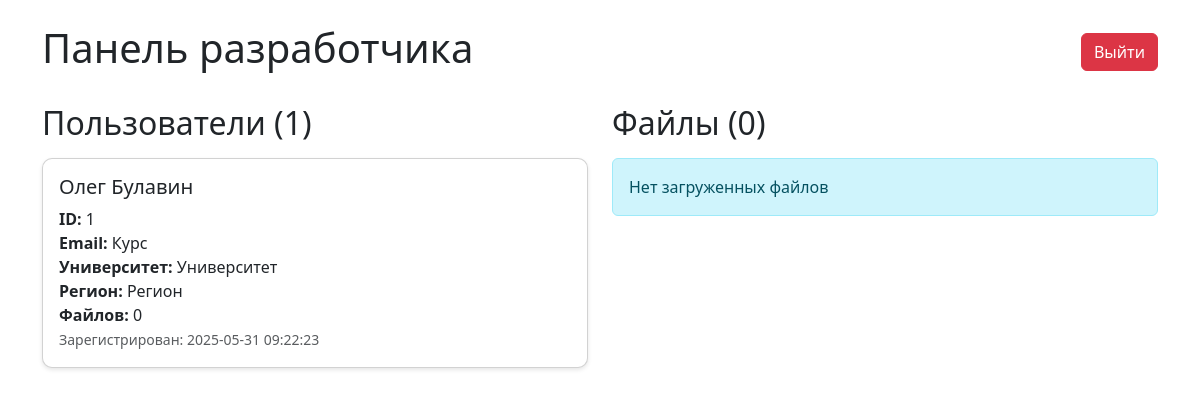
The app's page /developer (signed in), older data.
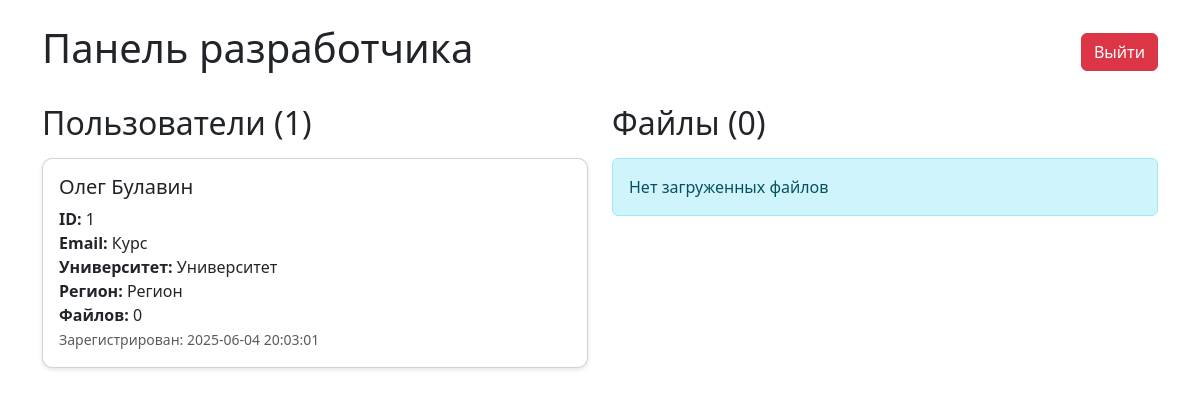
The same page, newer data.
### tables this page shows
CREATE TABLE entries (
            id INTEGER PRIMARY KEY AUTOINCREMENT,
            first_name TEXT NOT NULL,
            last_name TEXT NOT NULL,
            course TEXT NOT NULL,
            university TEXT NOT NULL,
            region TEXT NOT NULL,
            password TEXT NOT NULL,
            date_created TIMESTAMP DEFAULT CURRENT_TIMESTAMP,
            date_updated TIMESTAMP DEFAULT CURRENT_TIMESTAMP
        );

### app.py (the view)
@app.route('/developer')
def developer():
    if 'user_id' not in session:
        flash('Пожалуйста, войдите.', 'error')
        return redirect(url_for('login'))
    conn = get_db()  # Используем вашу функцию get_db()
    cursor = conn.cursor()
    cursor.execute('''
        SELECT
            e.id,
            e.first_name,
            e.last_name,
            e.course,
            e.university,
            e.region,
            e.date_created,
            COUNT(uf.id) as file_count
        FROM entries e
        LEFT JOIN uploaded_files uf ON e.id = uf.user_id
        GROUP BY e.id
        ORDER BY e.date_created DESC
    ''')
    users = cursor.fetchall()
    cursor.execute('''
        SELECT
            uf.id,
            uf.file_name,
            uf.date_uploaded,
            e.id as user_id,
            e.first_name,
            e.last_name,
            e.course
        FROM uploaded_files uf
        JOIN entries e ON uf.user_id = e.id
        ORDER BY uf.date_uploaded DESC
    ''')
    files = cursor.fetchall()
    conn.close()
    return render_template('Developer.html', users=users, files=files)

### app.py (called while the page is built)
def get_db():
    db = sqlite3.connect('instance/data.db', check_same_thread=False)
    db.execute("PRAGMA journal_mode=WAL")  # Включаем WAL для лучшей конкурентности
    return db

### templates/Developer.html (shortened to what this page needs)
<!DOCTYPE html>
<html lang="ru">
<head>
    <link href="https://cdn.jsdelivr.net/npm/bootstrap@5.3.0/dist/css/bootstrap.min.css" rel="stylesheet">
</head>
<body>
    <div class="container mt-4">
        <div class="d-flex justify-content-between align-items-center mb-4">
            <h1>Панель разработчика</h1>
            <a href="{{ url_for('logout') }}" class="btn btn-danger">Выйти</a>
        </div>
        <div class="row">
            <div class="col-md-6">
                <h2 class="mb-3">Пользователи ({{ users|length }})</h2>
                {% if users %}
                    {% for user in users %}
                    <div class="card user-card">
                        <div class="card-body">
                            <h5 class="card-title">{{ user[1] }} {{ user[2] }}</h5>
                            <p class="card-text">
                                <strong>ID:</strong> {{ user[0] }}<br>
                                <strong>Email:</strong> {{ user[3] }}<br>
                                <strong>Университет:</strong> {{ user[4] }}<br>
                                <strong>Регион:</strong> {{ user[5] }}<br>
                                <strong>Файлов:</strong> {{ user[7] }}<br>
                                <small class="text-muted">Зарегистрирован: {{ user[6] }}</small>
                            </p>
                        </div>
                    </div>
                    {% endfor %}
                {% else %}
                    <div class="alert alert-info">Нет зарегистрированных пользователей</div>
                {% endif %}
            </div>
            <div class="col-md-6">
                <h2 class="mb-3">Файлы ({{ files|length }})</h2>
                {% if files %}
                    {% for file in files %}
                    <div class="file-item d-flex justify-content-between align-items-center">
                        <div>
                            <strong>{{ file[1] }}</strong><br>
                            <small>От: {{ file[4] }} {{ file[5] }} (ID: {{ file[3] }})</small><br>
                            <small class="text-muted">Загружен: {{ file[2] }}</small>
                        </div>
                        <a href="{{ url_for('download_file', filename=file[1]) }}"
                           class="btn btn-sm btn-primary">Скачать</a>
                    </div>
                    {% endfor %}
                {% else %}
                    <div class="alert alert-info">Нет загруженных файлов</div>
                {% endif %}
            </div>
        </div>
    </div>
</body>
</html>

Row changes from the older to the newer data that the page shows:
changed entries "Олег": date_created "2025-05-31 09:22:23" → "2025-06-04 20:03:01"
